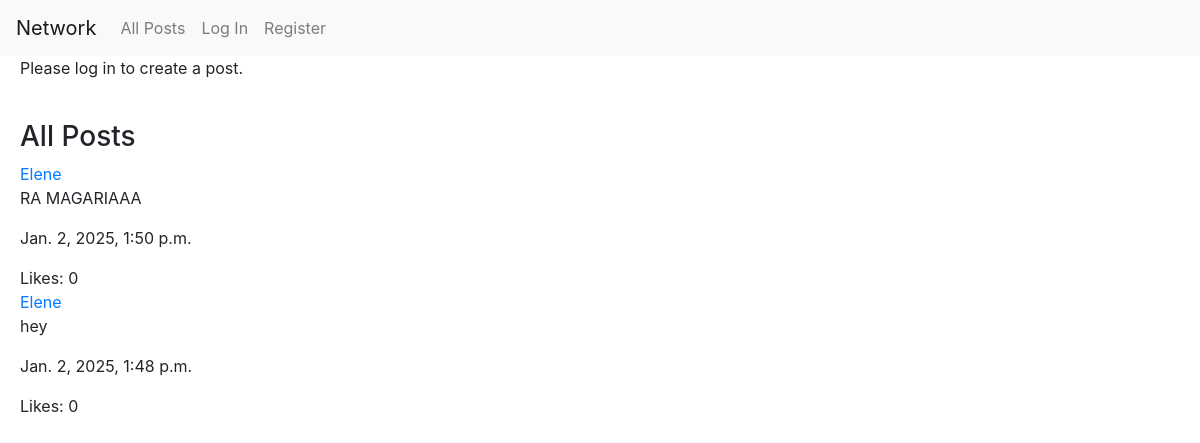
The app's page /, older data.
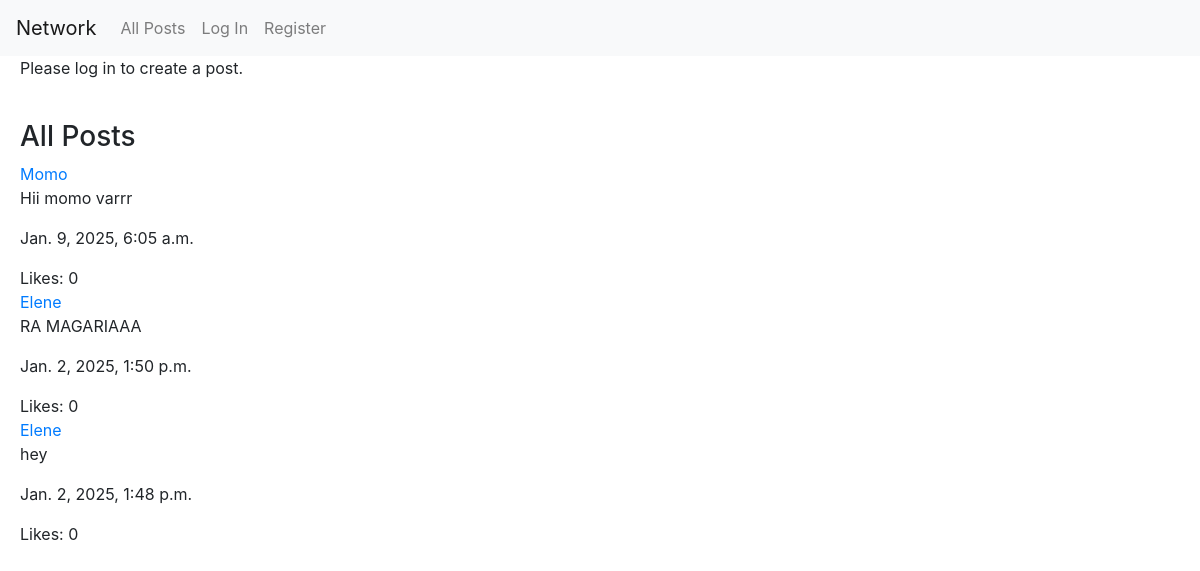
The same page, newer data.
### network/models.py (models this page shows, shortened)
class Post(models.Model):
    user = models.ForeignKey(User, on_delete=models.CASCADE, related_name='posts')  #link post to the user
    body = models.TextField()
    timestamp = models.DateTimeField(auto_now_add=True) #automatically sets the time
    likes = models.ManyToManyField(User, related_name="liked_posts", blank=True)

class User(AbstractUser):
    name = models.CharField(max_length=64, blank=True)
    following = models.ManyToManyField('self', symmetrical=False, related_name='followers')

### network/views.py (the view)
# urls.py: path("", views.index, name="index"),
def index(request):
    post_list = Post.objects.all().order_by("-timestamp")
    paginator = Paginator(post_list, 10)  # 10 posts
    page_number = request.GET.get('page')
    posts = paginator.get_page(page_number)
    return render(request, "network/index.html", {
        "posts": posts
    })

### network/templates/network/index.html (shortened to what this page needs)
{% extends "network/layout.html" %} {% block body %}
<div class="create-container">
	{% if request.user.is_authenticated %}
	<p class="new-post-header">New Post</p>
	<form class="create-form" action="{% url 'newpost' %}" method="POST">
		{% csrf_token %}
		<textarea name="body"></textarea>
		<input type="submit" value="Post" class="create-post-btn btn btn-primary" />
	</form>
	{% else %}
	<p>Please log in to create a post.</p>
	{% endif %}
</div>
<div class="all-posts-container">
	<div class="post-list">
		<h3>All Posts</h3>
		{% for post in posts %}
		<div class="post" id="post-{{ post.id }}">
			<a href="{% url 'profile' post.user.username %}"
				>{{ post.user.username }}</a
			>
			<div class="post-content" id="content-{{ post.id }}">
				<p class="post-body" id="post-body-{{ post.id }}">{{post.body}}</p>
			</div>
			<p>{{post.timestamp}}</p>
			<span id="likes-{{ post.id }}" class="likes-count"
				>Likes: {{ post.likes.count }}</span
			>
		</div>
		{% endfor %}
	</div>
</div>
{% endblock %}

Row changes from the older to the newer data that the page shows:
added Post: user.username "Momo", body "Hii momo varrr", timestamp "Jan. 9, 2025, 6:05 a.m.", likes.count "0"
